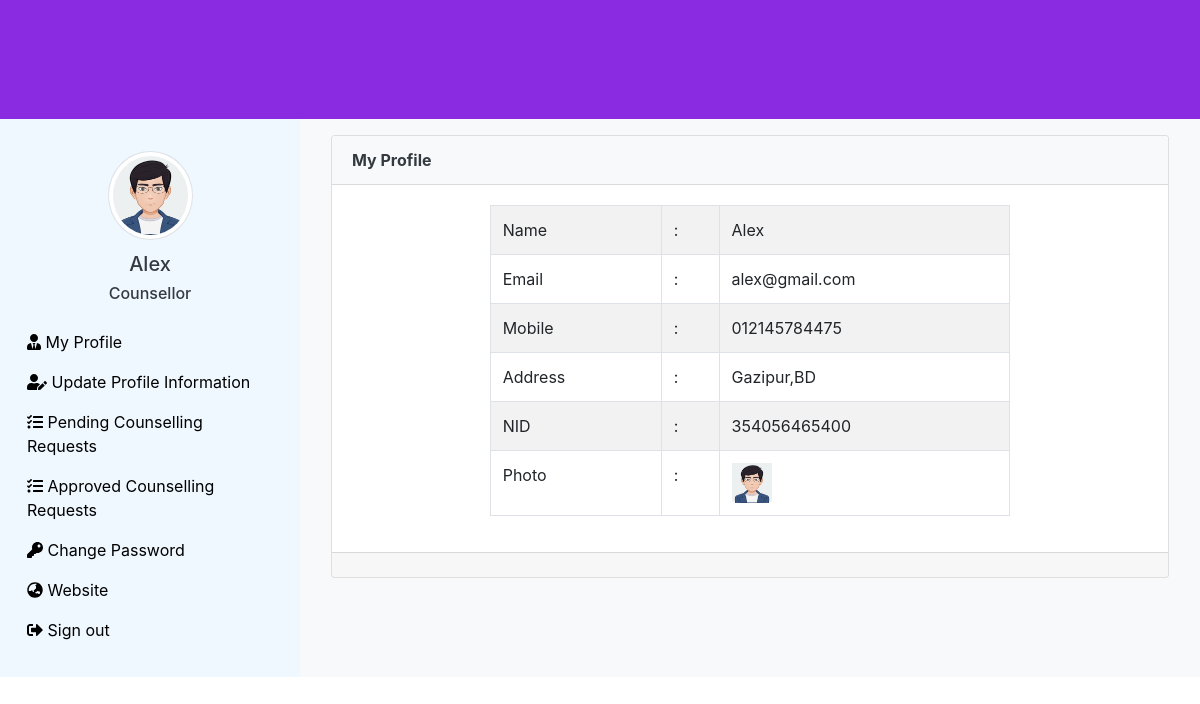
Page /my-profile.php (signed in) on the committed database.
### tables this page shows
CREATE TABLE `user` (
  `id` bigint(20) NOT NULL,
  `name` varchar(50) NOT NULL,
  `email` varchar(100) NOT NULL,
  `mobile` varchar(21) NOT NULL,
  `address` text NOT NULL,
  `nid` varchar(50) NOT NULL,
  `password` varchar(32) NOT NULL,
  `photo` varchar(100) DEFAULT NULL,
  `joining_date` varchar(50) DEFAULT NULL,
  `role_id` int(11) NOT NULL,
  `slug` varchar(255) NOT NULL
);

### my-profile.php (the view, shortened to what this page needs)
<?php
  require_once('functions/function.php');
  $slug=$_SESSION['slug'];
  $select="SELECT * FROM user where slug='$slug'";
  $Query=mysqli_query($con,$select);
  $data=mysqli_fetch_assoc($Query);
  ?>
    <section class="content">
      <div class="container-fluid">
        <div class="row">
        <div class="col-md-12">
        <div class="card">
          <div class="card-header bg-light">
            <div class="row">
              <div class="col-md-10 card_header_text">
                <b>My Profile</b>
              </div>
              <div class="col-md-2 card_header_for_one_button">
              </div>
            </div>
          </div>
          <div class="card-body">
            <div class="row">
            <div class="col-md-2"></div>
            <div class="col-md-8">
              <table class="table table-striped table-bordered view_table">
                <tr>
                  <td>Name</td>
                  <td>:</td>
                  <td>
                      <?=$data['name']?>
                  </td>
                </tr>
                <tr>
                  <td>Email</td>
                  <td>:</td>
                  <td>
                      <?=$data['email']?>
                  </td>
                </tr>
                <tr>
                  <td>Mobile</td>
                  <td>:</td>
                  <td>
                      <?=$data['mobile']?>
                  </td>
                </tr>
                <tr>
                  <td>Address</td>
                  <td>:</td>
                  <td>
                      <?=$data['address']?>
                  </td>
                </tr>
                <tr>
                  <td>NID</td>
                  <td>:</td>
                  <td>
                      <?=$data['nid']?>
                  </td>
                </tr>
                <tr>
                  <td>Photo</td>
                  <td>:</td>
                  <td>
                  <?php
                    if($data['photo']!=''){
                  ?>
                      <img src="uploads/<?=$data['photo']?>" height="40px" width="40px">
                  <?php
                    }else{
                  ?>
                      <img src="assets/img/avatar.jpg" height="40px" width="40px">
                  <?php
                    }
                  ?>
                  </td>
                </tr>
              </table>
            </div>
            <div class="col-md-2"></div>
            </div>
          </div>
          <div class="card-footer text-muted">
          </div>
        </div>
      </div>
      </div>

### assets/css/style.css (style rules this page uses)
* { margin: 0; padding: 0; outline: 0; }
img { vertical-align: middle; }

### rows in the picture
user: name "Alex", email "alex@gmail.com", mobile "012145784475", address "Gazipur,BD", nid "354056465400", photo (picture)

### other values in the picture
$_SESSION['name'] "Alex"
